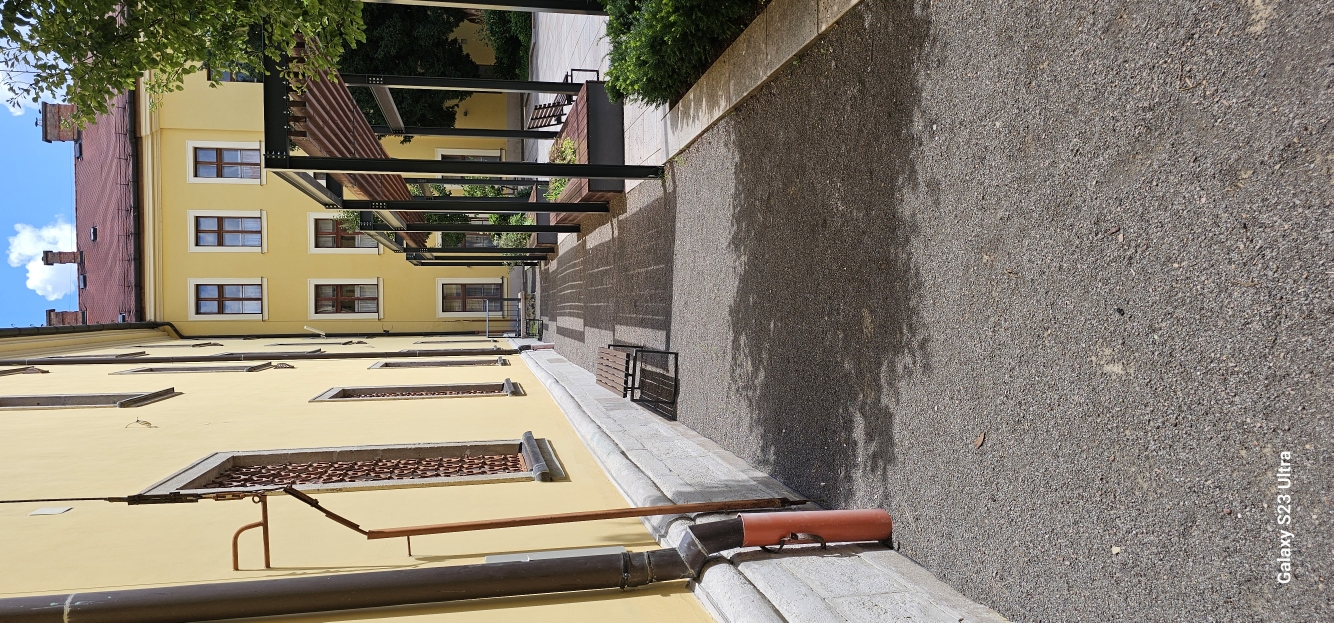
#> input picture input_images/20240704_113233.jpg, 4000 x 1868 px (shown at 1/3 size); its folder holds 4 pictures in this run
$ python resize.py
#> lines starting #> are read from the running program, lines starting #| are printed output that depends on the picture
from PIL import Image
import os

# Az eredeti és a célmappa útvonala
input_folder = "input_images"
output_folder = "output_images"

# Létrehozzuk a célmappát, ha nem létezik
if not os.path.exists(output_folder):
    os.makedirs(output_folder)

# Végigmegyünk az összes képen az input mappában
for filename in os.listdir(input_folder):
    if filename.endswith(".jpg") or filename.endswith(".png"):
        # Kép megnyitása
        img = Image.open(os.path.join(input_folder, filename))
#> img is the input picture: PIL image 4000x1868 RGB; mean R, G, B 133.9, 126.2, 113.7
        # Átméretezés
        img = img.resize((1920, 1080), Image.LANCZOS)
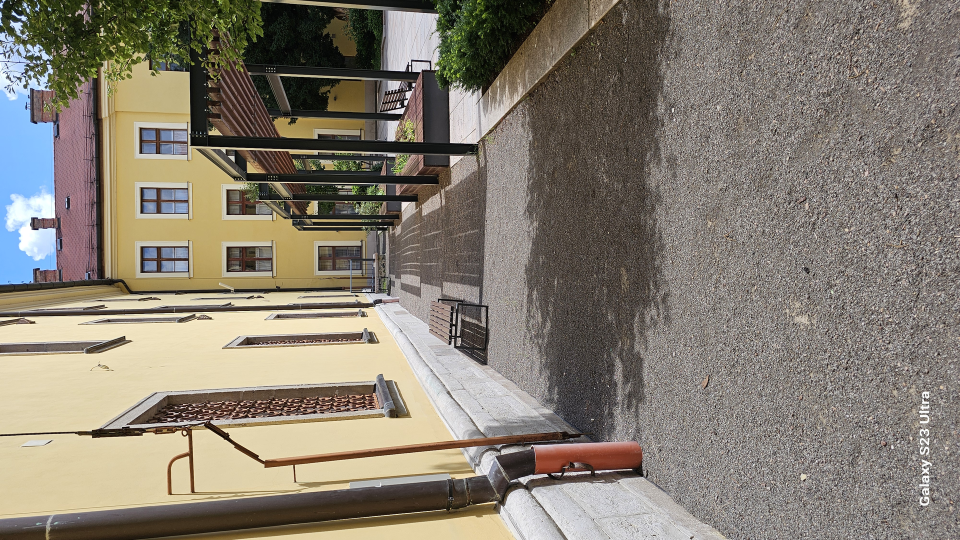
#> img: PIL image 1920x1080 RGB (shown at 1/2 size); mean R, G, B 133.9, 126.2, 113.7
        # Kép elmentése a célmappába
        img.save(os.path.join(output_folder, filename))
#> pass 2 of the loop `for filename in os.listdir(input_folder):`:
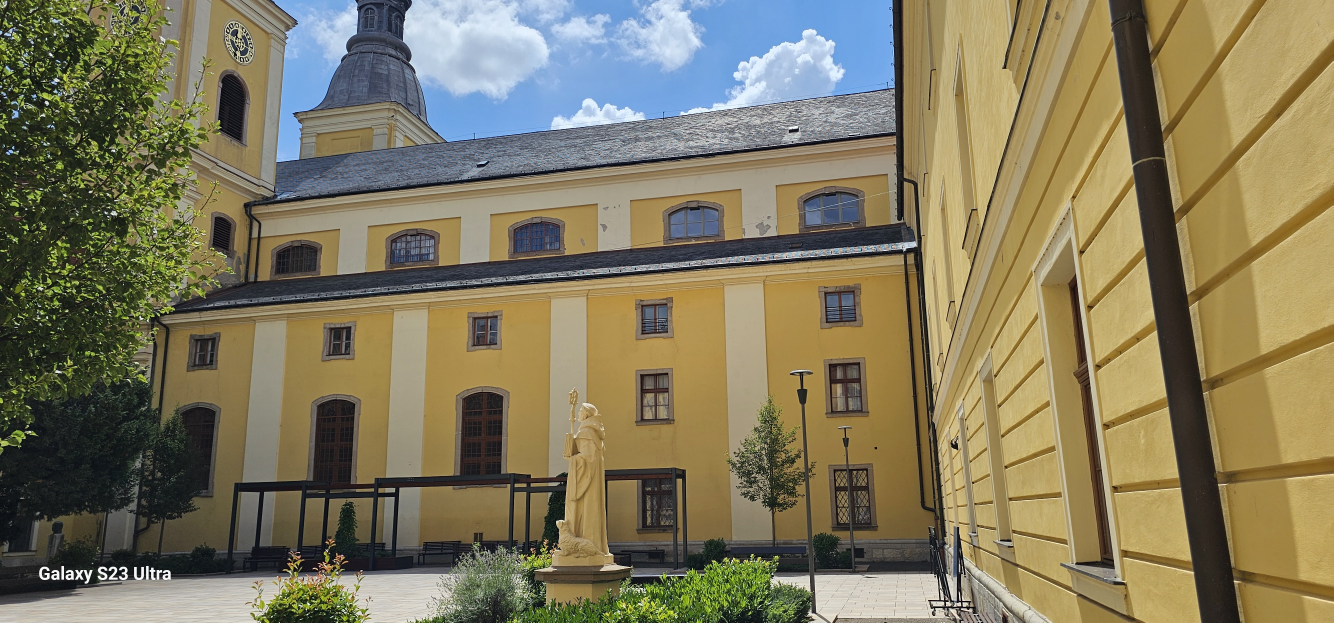
#> input picture input_images/20240704_113244.jpg, 4000 x 1868 px (shown at 1/3 size)
#> img is the input picture: PIL image 4000x1868 RGB; mean R, G, B 128.9, 121.3, 93.3
#> `img = img.resize((1920, 1080), Image.LANCZOS)`:
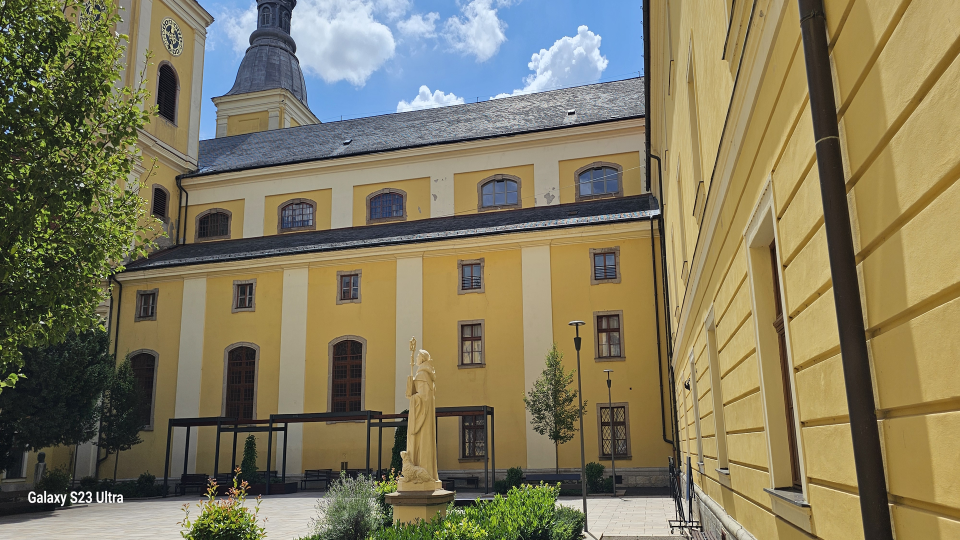
#> img: PIL image 1920x1080 RGB (shown at 1/2 size); mean R, G, B 128.9, 121.3, 93.3
#> pass 3 of the loop `for filename in os.listdir(input_folder):`:
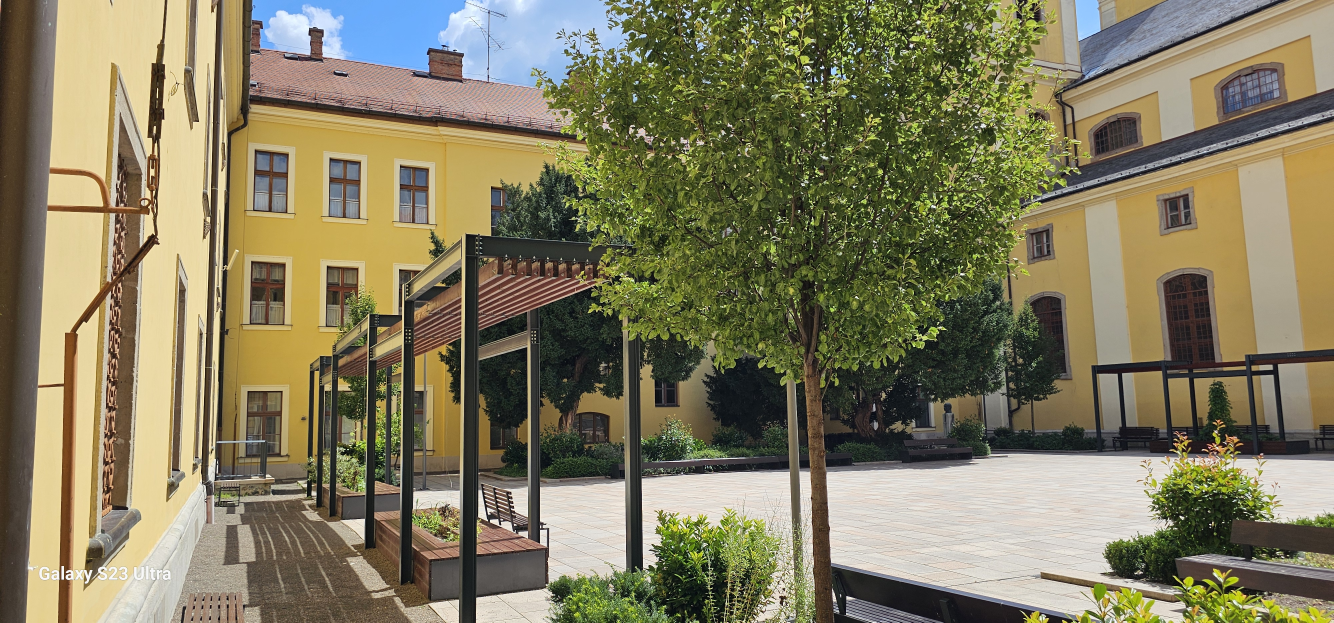
#> input picture input_images/20240704_113247.jpg, 4000 x 1868 px (shown at 1/3 size)
#> img is the input picture: PIL image 4000x1868 RGB; mean R, G, B 130.1, 124.2, 95.4
#> `img = img.resize((1920, 1080), Image.LANCZOS)`:
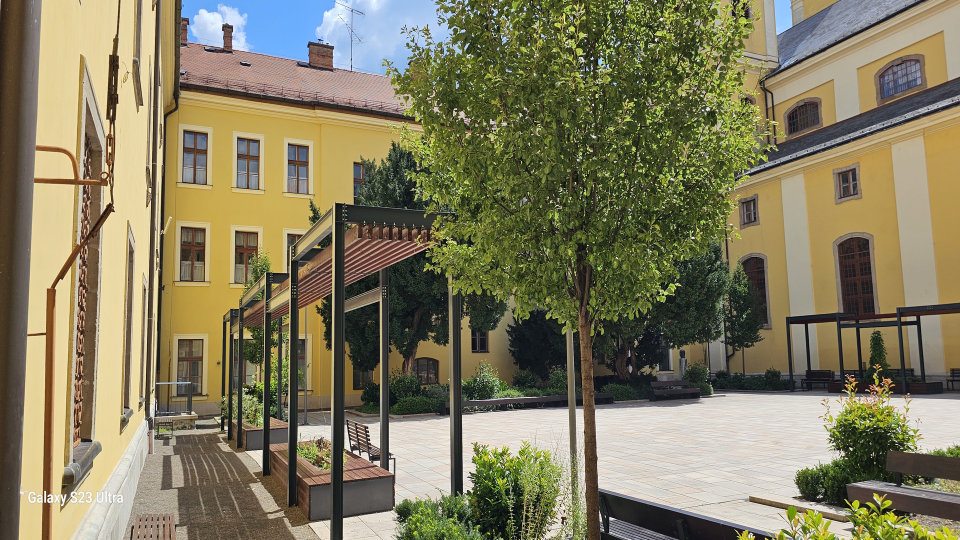
#> img: PIL image 1920x1080 RGB (shown at 1/2 size); mean R, G, B 130.1, 124.2, 95.5
#> the loop made 4 passes; the first 3 are shown

print("Átméretezés kész!")
